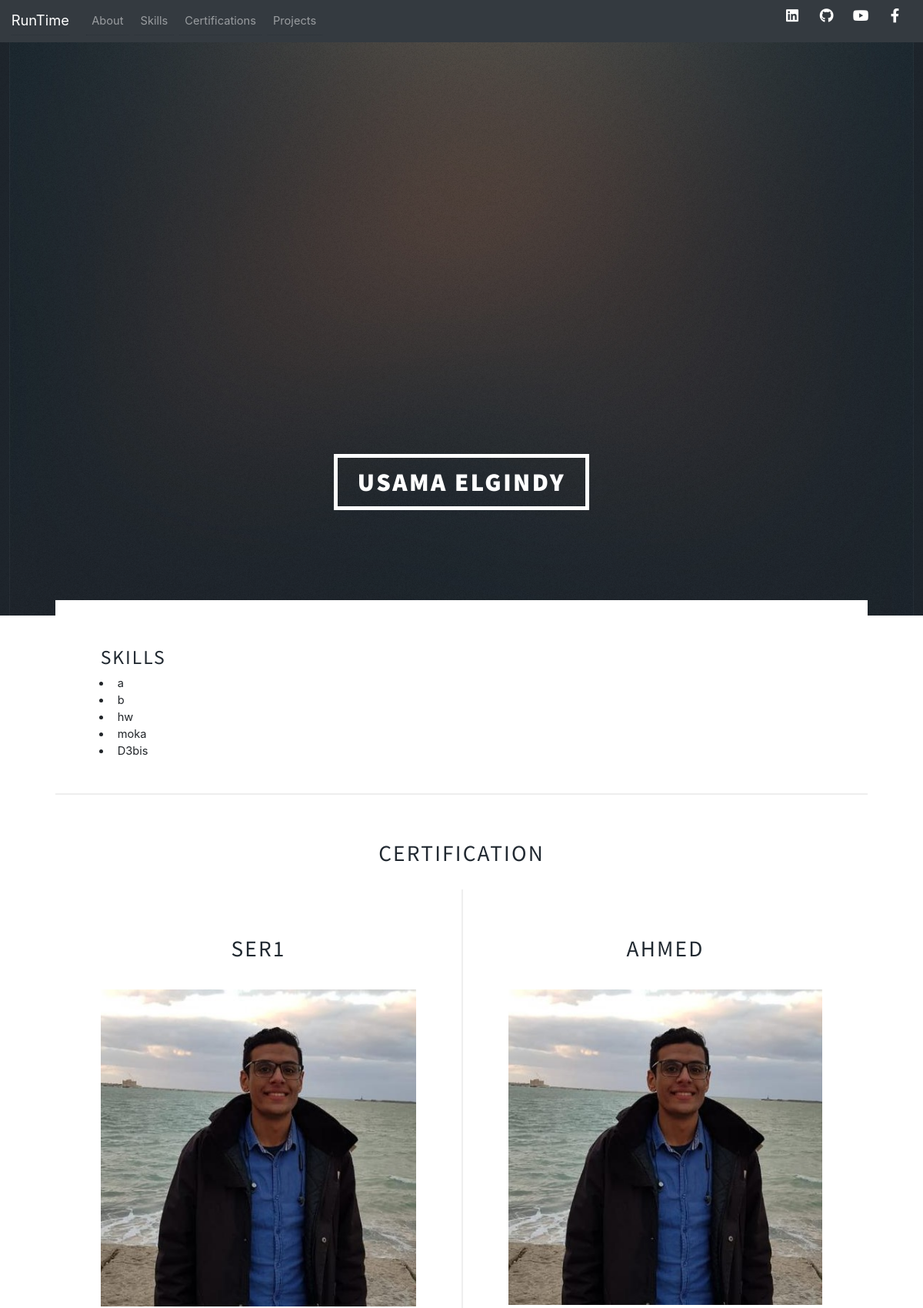
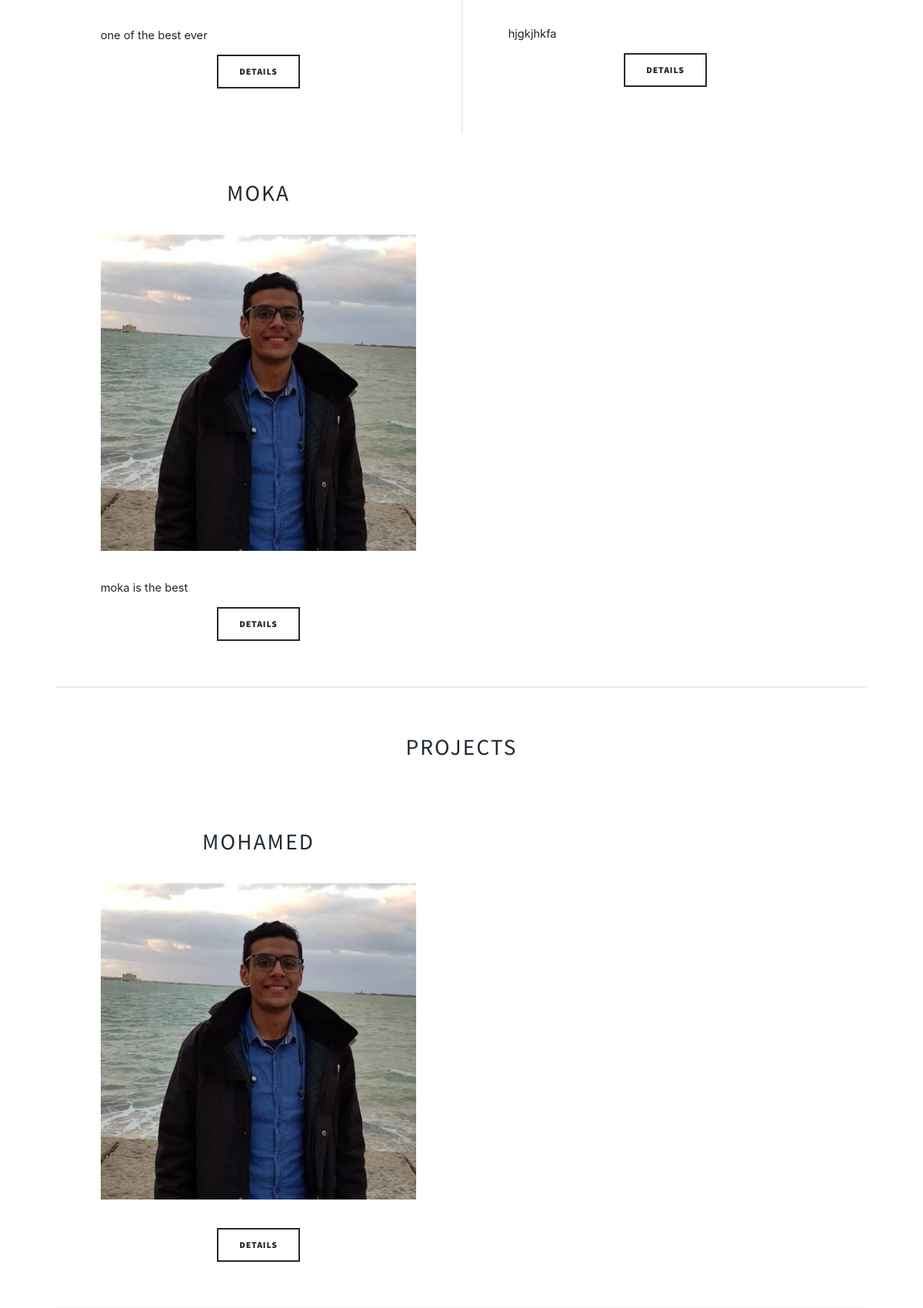
The page / (upper part) on the database its author committed (2 pictures, top to bottom).
### tables this page shows
CREATE TABLE `skills` (
  `id` int(11) NOT NULL,
  `name` varchar(30) NOT NULL
);

CREATE TABLE `certifications` (
  `id` int(11) NOT NULL,
  `name` varchar(30) NOT NULL,
  `image` text NOT NULL,
  `about` varchar(30) NOT NULL,
  `center` varchar(30) NOT NULL,
  `numOfHours` int(11) NOT NULL
);

CREATE TABLE `projects` (
  `id` int(11) NOT NULL,
  `name` varchar(30) NOT NULL,
  `iamge` text NOT NULL,
  `link` varchar(30) NOT NULL,
  `Details` text NOT NULL
);

### phpfucntions.php (called while the page is built)
<?php
$con = mysqli_connect('localhost','root','','portfolio');
$q1 =mysqli_query($con, "SELECT * FROM skills");
$skills = mysqli_fetch_all($q1,MYSQLI_ASSOC);
$q2 =mysqli_query($con , "SELECT * FROM certifications");
$certifications = mysqli_fetch_all($q2,MYSQLI_ASSOC);
$q3 = mysqli_query($con,"SELECT * FROM projects");
$projects = mysqli_fetch_all($q3,MYSQLI_ASSOC);

### index.php (the view, shortened to what this page needs)
<?php
	include('phpfucntions.php');
 ?>
<!DOCTYPE HTML>
<html>
	<head>
		<link rel="stylesheet" href="assets/css/main.css" />
		<link rel="stylesheet" href="https://maxcdn.bootstrapcdn.com/bootstrap/4.4.1/css/bootstrap.min.css">
	</head>
	<body class="is-preload">
			<div id="wrapper" class="fade-in">
					<header id="header">
						<a href="index.php" class="logo">Usama Elgindy</a>
					</header>
				<nav class="navbar navbar-expand-sm bg-dark navbar-dark fixed-top" style="height: 55px">
				  <a class="navbar-brand" href="#">RunTime</a>
				  <ul class="navbar-nav">
				    <li class="nav-item">
				      <a class="nav-link" href="#about">About</a>
				    </li>
				    <li class="nav-item">
				      <a class="nav-link" href="#skills">Skills</a>
				    </li>
				    <li class="nav-item">
				      <a class="nav-link" href="#certifications">Certifications</a>
				    </li>
				    <li class="nav-item">
				      <a class="nav-link" href="#projects">Projects</a>
				    </li>
				</ul>
				<ul class="icons" style="position: absolute;right: 20px">
							<li>
								<a href="https://www.linkedin.com/in/usama-gindy-a06857181/?locale=en_US" target="_blank" class="icon brands fa-linkedin" style="color: white">
									<span class="label">Linkedin</span></a></li>
							<li>
								<a href="https://github.com/UsamaElgendy/" target="_blank" class="icon brands fa-github" style="color: white">
									<span class="label">GitHub</span></a></li>
							<li>
								<a href="https://www.youtube.com/channel/UC7BT8vJbeO-VJFshLkBsYGw?view_as=subscriber" target="_blank" class="icon brands fa-youtube" style="color: white">
									<span class="label">GitHub</span></a></li>
							<li>
								<a href="https://www.facebook.com/usama.gindy" target="_blank" class="icon brands fa-facebook-f" style="color: white">
									<span class="label">Facebook</span></a></li>
				</ul>
				</nav>
					<div id="main">
					<div id="skills">
						<h3>skills</h3>
						<ul>
							<?php foreach($skills as $sk){ ?>
							<li><?php echo $sk['name']; ?></li>
							<?php } ?>
						</ul>
					</div>
						<h2 style="border: solid 2px #eeeeee ; border-bottom: .5px; border-left: .5px; border-right: .5px; text-align: center;" id="certifications">Certification</h2>
							<section class="posts" style="border-top: 0;">
								<?php foreach($certifications as $cer){ ?>
								<article style="border-right: 0; border-top: 0;">
									<header>
										<h2> <?php echo $cer['name']; ?></h2>
									</header>
									<a href="#" class="image fit"><img src="images/<?php echo $cer['image'] ?>" alt="" /></a>
									<p> <?php echo $cer['about']; ?></p>
									<ul class="actions special">
										<li><a href="certification.php?id= <?php echo $cer['id'] ?>" class="button">Details</a></li>
									</ul>
								</article>
							<?php } ?>
							</section>
					</div>
				<div id="main">
					<h2 style="border: solid 2px #eeeeee ; border-bottom: .5px; border-left: .5px; border-right: .5px; text-align: center;" id="projects">Projects</h2>
						<section class="posts" style="border-top: 0;">
						<?php  foreach($projects as $pro){ ?>
							<?php $pro_img = explode(',',$pro['iamge']) ?>
							<article style="border-right: 0;">
								<header>
									<h2><a href="#"><?php echo $pro['name'] ?></h2>
								</header>
								<a href="#" class="image fit"><img src="<?php echo $pro_img[0] ?>"  /></a>
								<ul class="actions special">
									<li><a href="project.php?proid= <?php echo $pro['id'] ?>" class="button">Details</a></li>
								</ul>
							</article>
						<?php } ?>
						</section>
				</div>
			</div>
	</body>
</html>

### rows shown on the page
skills: name "a"
skills: name "b"
skills: name "hw"
skills: name "moka"
skills: name "D3bis"
certifications: name "SER1", image (picture), about "one of the best ever"
certifications: name "AHMED", image (picture), about "hjgkjhkfa"
certifications: name "MOKA", image (picture), about "moka is the best"
projects: name "MOHAMED"
